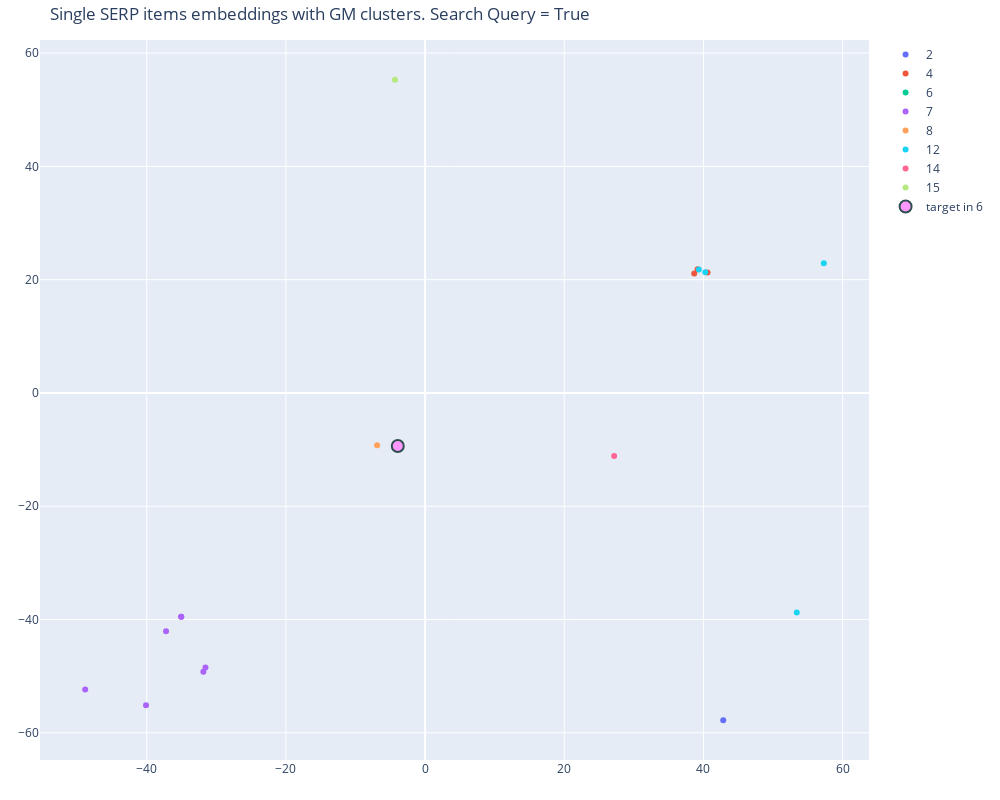

The cell this chart's notebook holds for it:
### Code cell
fig = go.Figure()

embs=[]
labels=[]
for iid in sample.serp.split(','):
    try:
        embs.append(tsne_items_embeddings[item_dict[int(iid)]])
        labels.append(item_labels[item_dict[int(iid)]])
    except KeyError:
        continue

embs=np.array(embs)
labels=np.array(labels)
for label in set(labels):
    idxs=labels==label
    label_embedding=embs[idxs]
    fig.add_trace(go.Scatter(x=label_embedding[:,0], y=label_embedding[:,1], name=str(label), mode='markers'))

fig.add_trace(go.Scatter(x=[tsne_items_embeddings[item_dict[sample.item_id], 0]], 
                            y=[tsne_items_embeddings[item_dict[sample.item_id], 1]], 
                            name=f'target in {item_labels[item_dict[sample.item_id]]}', mode='markers', 
                            marker=dict(size=12,
                                    line=dict(width=2,
                                    color='DarkSlateGrey'))))


fig.update_layout(title=f'Single SERP items embeddings with GM clusters. Search Query = {is_search_query(sample.query_id)}',
                  margin=dict(l=40, r=40, t=40, b=40),
                  width=1000, height=800)
fig.show()

### Figure 1 — Plotly figure (JSON) as saved in the notebook; plotly's stock layout.template omitted (floating-point values rounded to 4 significant figures)
{"data": [{"mode": "markers", "name": "2", "type": "scatter", "x": [42.84], "y": [-57.78]}, {"mode": "markers", "name": "4", "type": "scatter", "x": [40.58, 39.16, 38.67], "y": [21.28, 21.85, 21.09]}, {"mode": "markers", "name": "6", "type": "scatter", "x": [-3.929], "y": [-9.368]}, {"mode": "markers", "name": "7", "type": "scatter", "x": [-35.03, -35.06, -31.86, -48.85, -40.11, -31.56, -37.23], "y": [-39.52, -39.53, -49.22, -52.33, -55.15, -48.46, -42.07]}, {"mode": "markers", "name": "8", "type": "scatter", "x": [-6.894], "y": [-9.247]}, {"mode": "markers", "name": "12", "type": "scatter", "x": [53.41, 39.34, 57.29, 40.27], "y": [-38.78, 21.81, 22.89, 21.31]}, {"mode": "markers", "name": "14", "type": "scatter", "x": [27.16], "y": [-11.12]}, {"mode": "markers", "name": "15", "type": "scatter", "x": [-4.329], "y": [55.3]}, {"marker": {"line": {"color": "DarkSlateGrey", "width": 2}, "size": 12}, "mode": "markers", "name": "target in 6", "type": "scatter", "x": [-3.929], "y": [-9.368]}], "layout": {"height": 800, "margin": {"b": 40, "l": 40, "r": 40, "t": 40}, "title": {"text": "Single SERP items embeddings with GM clusters. Search Query = True"}, "width": 1000}}
